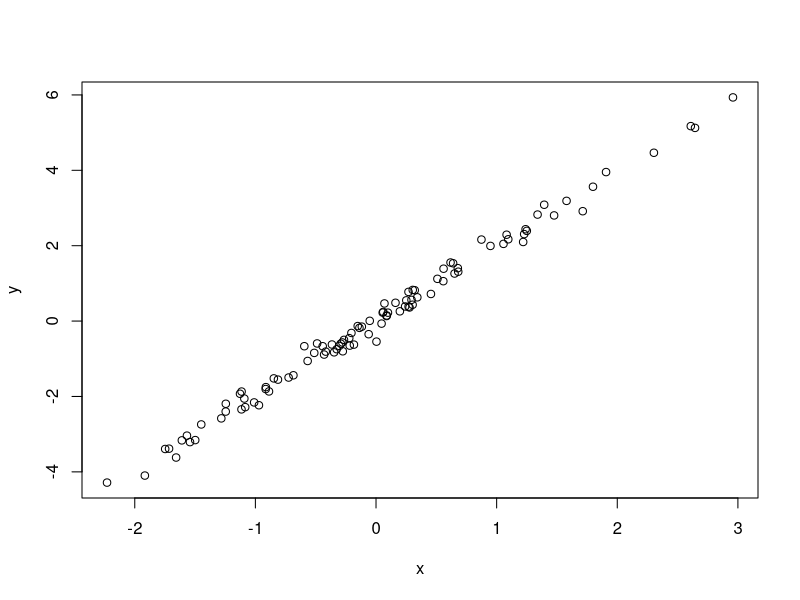

Reproduce this figure in R.
# Simulate and plot data
# Rachel Laura
# rlaura@arizona.edu
# 2023-02-14

# Simulate predictor variable
x <- rnorm(n = 100)

# Simulate response variable with some noise
y <- 2 * x + rnorm(n = 100, sd = 0.2)

# Plot the data
plot(x = x, y = y)
